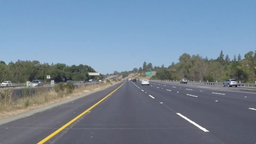
#> input picture ml-Task2/png/outer1.png, 256 x 144 px, shrunk from 960 x 540 before the run
$ python practice1.py
#> lines starting #> are read from the running program, lines starting #| are printed output that depends on the picture
import numpy as np
import matplotlib.pyplot as plt
from PIL import Image

#读取图片
img = Image.open("./png/outer1.png")
#> img is the input picture: PIL image 256x144 RGB; mean R, G, B 116.5, 133.6, 150.8
image = np.asarray(img, dtype=np.float32)

def conv2d(image,kernel,padding="valid"):

#> called with kernel = array of shape (3, 3), padding = 'valid'
    KH,KW=kernel.shape
    if padding =="same":   #
        pad_h=KH//2    #整除
        pad_w=KW//2
        if image.ndim == 2:
            image = np.pad(
                image,
                ((pad_h, pad_h), (pad_w, pad_w)), #上下左右各补多少行
            )
        else:
            image = np.pad(
                image,
                ((pad_h, pad_h), (pad_w, pad_w), (0, 0)),
            )


    if image.ndim ==2:

        H,W=image.shape
        out_H=H-KH+1
        out_W=W-KW+1   #移动次数+1即卷积得到的矩阵长宽

        output=np.zeros((out_H,out_W))  # 初始设置为0

        for i in range(out_H):
            for j in range (out_W):
                region =image[i:i+KH,j:j+KW] #3x3
                output[i,j]=np.sum(region*kernel)

        return output
    elif image.ndim ==3:
        H,W,C=image.shape
#> H = 144; W = 256; C = 3

        out_H = H - KH + 1
#> out_H = 142
        out_W = W - KW + 1
#> out_W = 254

        output = np.zeros((out_H, out_W, C), dtype=np.float32)
        for c in range(C):
            for i in range(out_H):
                for j in range(out_W):
                    region = image[i:i+KH, j:j+KW, c]
                    output[i, j, c] = np.sum(region * kernel)
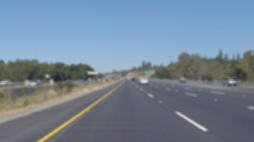
#> output: shape (142, 254, 3) float32; mean R, G, B 116.7, 133.8, 150.8
        return output
    else :
        print("输入错误！")


#以下使用ai辅助完成
#  均值模糊：3×3
mean_kernel = np.ones((3, 3), dtype=np.float32) / 9
mean_result = conv2d(image, mean_kernel)


# 高斯模糊：5×5
# 使用常见的二项式近似高斯核，所有元素之和为 256
gaussian_kernel = np.array([
    [1,  4,  6,  4, 1],
    [4, 16, 24, 16, 4],
    [6, 24, 36, 24, 6],
    [4, 16, 24, 16, 4],
    [1,  4,  6,  4, 1]
], dtype=np.float32) / 256

gaussian_result = conv2d(image, gaussian_kernel)


#  锐化：3×3
sharpen_kernel = np.array([
    [0, -1,  0],
    [-1, 5, -1],
    [0, -1,  0]
], dtype=np.float32)

sharpen_result = conv2d(image, sharpen_kernel)
#> call 3 of conv2d, with kernel = array of shape (3, 3), padding = 'valid'
#> after the loop in conv2d (call 3), `for c in range(C):`:
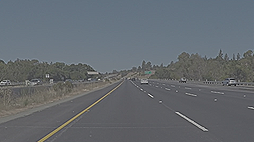
#> output: shape (142, 254, 3) float32; mean R, G, B 116.7, 133.8, 150.9; drawn with min black and max white


# Sobel 边缘检测
#  RGB 转成灰度图，再检测边缘
gray = (
    0.299 * image[:, :, 0]
    + 0.587 * image[:, :, 1]
    + 0.114 * image[:, :, 2]
)
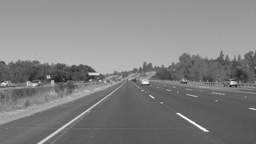
#> gray: shape (144, 256) float32; min 24.57, max 255, mean 130.4

sobel_x = np.array([
    [-1, 0, 1],
    [-2, 0, 2],
    [-1, 0, 1]
], dtype=np.float32)

sobel_y = np.array([
    [-1, -2, -1],
    [ 0,  0,  0],
    [ 1,  2,  1]
], dtype=np.float32)

gx = conv2d(gray, sobel_x)
#> call 4 of conv2d, with kernel = array of shape (3, 3), padding = 'valid'
#> after the loop in conv2d (call 4), `for i in range(out_H):`:
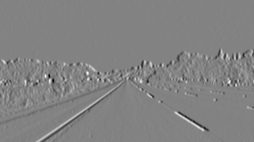
#> output: shape (142, 254) float64; min -489.5, max 464.9, mean -0.6; drawn with min black and max white
gy = conv2d(gray, sobel_y)
#> after the loop in conv2d (call 5), `for i in range(out_H):`:
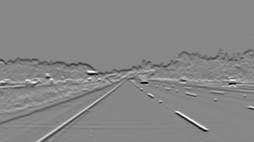
#> output: shape (142, 254) float64; min -683.3, max 605.5, mean -2.9; drawn with min black and max white

# 合并水平、垂直方向的梯度
edge_result = np.sqrt(gx ** 2 + gy ** 2)
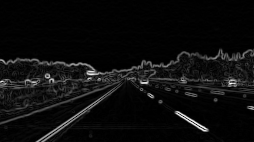
#> edge_result: shape (142, 254) float64; min 0, max 684, mean 36.9; drawn with min black and max white


# 输出形状，方便记录实验结果
print("\n卷积结果形状：")
print("均值模糊:", mean_result.shape)
#| 均值模糊: (142, 254, 3)
print("高斯模糊:", gaussian_result.shape)
#| 高斯模糊: (140, 252, 3)
print("锐化:", sharpen_result.shape)
#| 锐化: (142, 254, 3)
print("Sobel-X:", gx.shape)
#| Sobel-X: (142, 254)
print("Sobel-Y:", gy.shape)
#| Sobel-Y: (142, 254)
print("边缘图:", edge_result.shape)
#| 边缘图: (142, 254)


#  显示原图和四种结果
# 处理后的 RGB 数值可能超出 [0, 255]，显示前进行裁剪
fig, axes = plt.subplots(2, 3, figsize=(15, 9))

axes[0, 0].imshow(image.astype(np.uint8))
axes[0, 0].set_title("Original RGB")

axes[0, 1].imshow(np.clip(mean_result, 0, 255).astype(np.uint8))
axes[0, 1].set_title("Mean Blur (3x3)")

axes[0, 2].imshow(np.clip(gaussian_result, 0, 255).astype(np.uint8))
axes[0, 2].set_title("Gaussian Blur (5x5)")

axes[1, 0].imshow(np.clip(sharpen_result, 0, 255).astype(np.uint8))
axes[1, 0].set_title("Sharpen")

axes[1, 1].imshow(edge_result, cmap="gray")
axes[1, 1].set_title("Sobel Edge Magnitude")

# 展示 Sobel-X 和 Sobel-Y，便于观察方向差异
axes[1, 2].imshow(np.hypot(gx, gy), cmap="gray")
axes[1, 2].set_title("Sobel X + Y")

for ax in axes.flat:
    ax.axis("off")

plt.tight_layout()
plt.show()
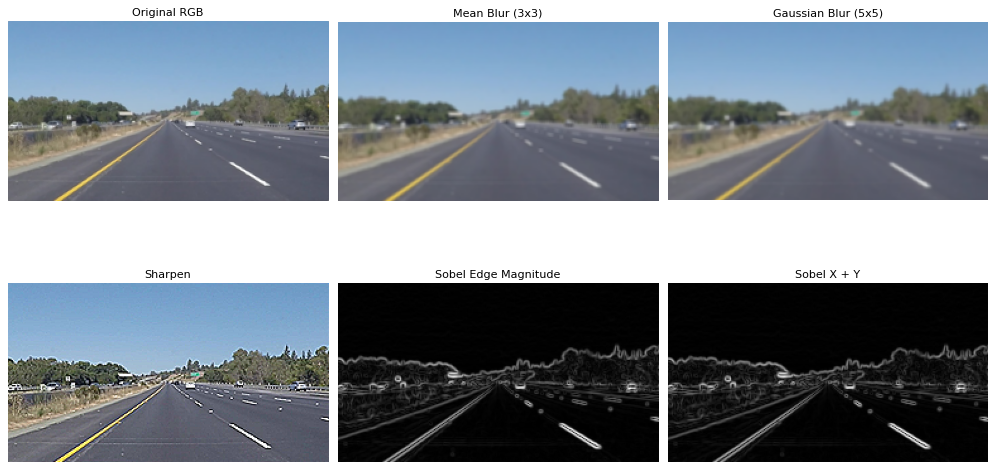
#> figure drawn by matplotlib, 6 panels

$ run again, with ml-Task2/png/augment.png copied over ml-Task2/png/outer1.png
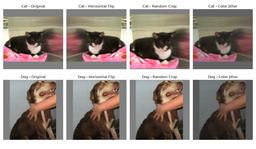
#> input picture ml-Task2/png/augment.png, 256 x 149 px, shrunk from 1200 x 700 before the run
#> img is the input picture: PIL image 256x149 RGBA; mean R, G, B, A 152.5, 140.7, 134.3, 255
#> after the loop in conv2d (call 5), `for i in range(out_H):`:
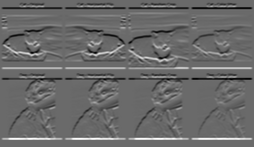
#> output: shape (147, 254) float64; min -718.7, max 1008.9, mean 0; drawn with min black and max white
#> `edge_result = np.sqrt(gx ** 2 + gy ** 2)`:
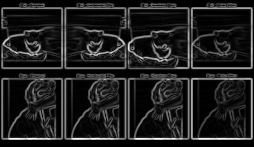
#> edge_result: shape (147, 254) float64; min 0, max 1008.9, mean 128.3; drawn with min black and max white
#| 均值模糊: (147, 254, 4)
#| 高斯模糊: (145, 252, 4)
#| 锐化: (147, 254, 4)
#| Sobel-X: (147, 254)
#| Sobel-Y: (147, 254)
#| 边缘图: (147, 254)
